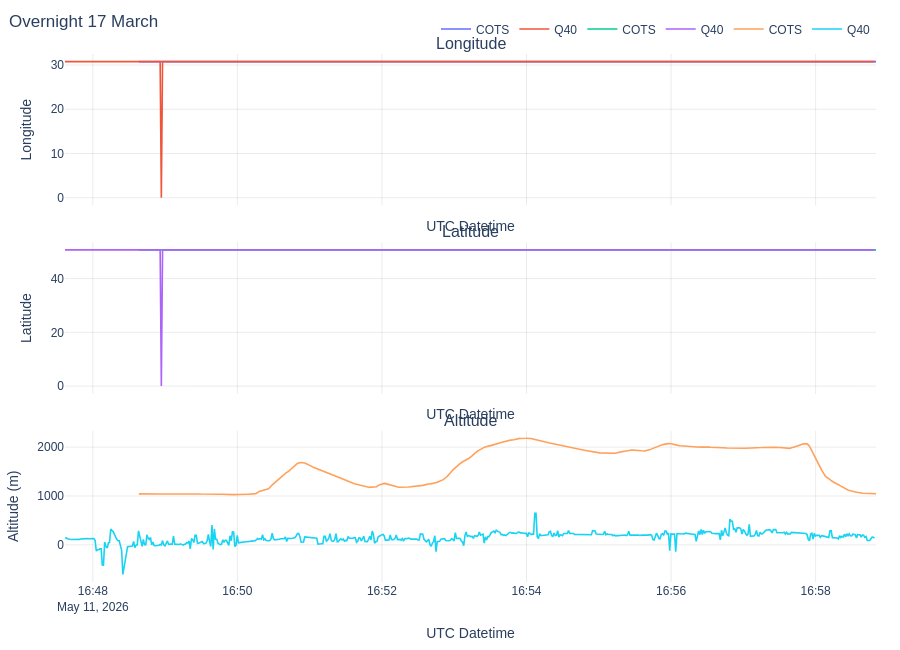

The code cell stored with this chart in its notebook:
### Code cell
#plotting the data
fig = make_subplots(
    rows=3,
    cols=1,
    shared_xaxes=True,
    vertical_spacing=0.07,
    subplot_titles=("Longitude", "Latitude", "Altitude"),
)

fig.add_trace(line_trace(df_m10, "ts", "lon", "COTS"), row=1, col=1)
fig.add_trace(line_trace(df_q40, "ts", "lon", "Q40"), row=1, col=1)

fig.add_trace(line_trace(df_m10, "ts", "lat", "COTS"), row=2, col=1)
fig.add_trace(line_trace(df_q40, "ts", "lat", "Q40"), row=2, col=1)

fig.add_trace(line_trace(df_m10, "ts", "hMSL", "COTS"), row=3, col=1)
fig.add_trace(line_trace(df_q40, "ts", "alt", "Q40"), row=3, col=1)

fig.update_yaxes(title_text="Longitude", row=1, col=1)
fig.update_yaxes(title_text="Latitude", row=2, col=1)
fig.update_yaxes(title_text="Altitude (m)", row=3, col=1)

style_plot(fig, "Overnight 17 March", height=650)
fig.show(config=plot_config)

### Figure 1 — Plotly figure (JSON) as saved in the notebook; plotly's stock layout.template omitted (floating-point values rounded to 4 significant figures; data arrays with more than 128 entries replaced by an {"elided": "..."} marker saying what was removed)
{"data": [{"hovertemplate": "%{fullData.name}<br>x: %{x|%Y-%m-%d %H:%M:%S}<br>y: %{y:.8g}<extra></extra>", "line": {"width": 1.6}, "mode": "lines", "name": "COTS", "type": "scatter", "x": {"elided": "6097 str values"}, "xaxis": "x", "y": {"elided": "6097 float values"}, "yaxis": "y"}, {"hovertemplate": "%{fullData.name}<br>x: %{x|%Y-%m-%d %H:%M:%S}<br>y: %{y:.8g}<extra></extra>", "line": {"width": 1.6}, "mode": "lines", "name": "Q40", "type": "scatter", "x": {"elided": "669 str values"}, "xaxis": "x", "y": {"elided": "669 float values"}, "yaxis": "y"}, {"hovertemplate": "%{fullData.name}<br>x: %{x|%Y-%m-%d %H:%M:%S}<br>y: %{y:.8g}<extra></extra>", "line": {"width": 1.6}, "mode": "lines", "name": "COTS", "type": "scatter", "x": {"elided": "6097 str values"}, "xaxis": "x2", "y": {"elided": "6097 float values"}, "yaxis": "y2"}, {"hovertemplate": "%{fullData.name}<br>x: %{x|%Y-%m-%d %H:%M:%S}<br>y: %{y:.8g}<extra></extra>", "line": {"width": 1.6}, "mode": "lines", "name": "Q40", "type": "scatter", "x": {"elided": "669 str values"}, "xaxis": "x2", "y": {"elided": "669 float values"}, "yaxis": "y2"}, {"hovertemplate": "%{fullData.name}<br>x: %{x|%Y-%m-%d %H:%M:%S}<br>y: %{y:.8g}<extra></extra>", "line": {"width": 1.6}, "mode": "lines", "name": "COTS", "type": "scatter", "x": {"elided": "6097 str values"}, "xaxis": "x3", "y": {"elided": "6097 float values"}, "yaxis": "y3"}, {"hovertemplate": "%{fullData.name}<br>x: %{x|%Y-%m-%d %H:%M:%S}<br>y: %{y:.8g}<extra></extra>", "line": {"width": 1.6}, "mode": "lines", "name": "Q40", "type": "scatter", "x": {"elided": "669 str values"}, "xaxis": "x3", "y": {"elided": "669 float values"}, "yaxis": "y3"}], "layout": {"annotations": [{"font": {"size": 16}, "showarrow": false, "text": "Longitude", "x": 0.5, "xanchor": "center", "xref": "paper", "y": 1, "yanchor": "bottom", "yref": "paper"}, {"font": {"size": 16}, "showarrow": false, "text": "Latitude", "x": 0.5, "xanchor": "center", "xref": "paper", "y": 0.6433, "yanchor": "bottom", "yref": "paper"}, {"font": {"size": 16}, "showarrow": false, "text": "Altitude", "x": 0.5, "xanchor": "center", "xref": "paper", "y": 0.2867, "yanchor": "bottom", "yref": "paper"}], "font": {"family": "Arial, sans-serif", "size": 12}, "height": 650, "hovermode": "x unified", "legend": {"orientation": "h", "x": 1, "xanchor": "right", "y": 1.02, "yanchor": "bottom"}, "margin": {"b": 48, "l": 64, "r": 24, "t": 54}, "title": {"text": "Overnight 17 March", "x": 0.01, "xanchor": "left"}, "xaxis": {"anchor": "y", "domain": [0, 1], "gridcolor": "rgba(0,0,0,0.08)", "matches": "x3", "showgrid": true, "showspikes": true, "showticklabels": false, "spikecolor": "rgba(0,0,0,0.45)", "spikemode": "across", "spikesnap": "cursor", "spikethickness": 1, "title": {"text": "UTC Datetime"}}, "xaxis2": {"anchor": "y2", "domain": [0, 1], "gridcolor": "rgba(0,0,0,0.08)", "matches": "x3", "showgrid": true, "showspikes": true, "showticklabels": false, "spikecolor": "rgba(0,0,0,0.45)", "spikemode": "across", "spikesnap": "cursor", "spikethickness": 1, "title": {"text": "UTC Datetime"}}, "xaxis3": {"anchor": "y3", "domain": [0, 1], "gridcolor": "rgba(0,0,0,0.08)", "showgrid": true, "showspikes": true, "spikecolor": "rgba(0,0,0,0.45)", "spikemode": "across", "spikesnap": "cursor", "spikethickness": 1, "title": {"text": "UTC Datetime"}}, "yaxis": {"anchor": "x", "domain": [0.7133, 1], "gridcolor": "rgba(0,0,0,0.08)", "showgrid": true, "showspikes": true, "spikecolor": "rgba(0,0,0,0.45)", "spikemode": "across", "spikesnap": "cursor", "spikethickness": 1, "title": {"text": "Longitude"}, "zeroline": false}, "yaxis2": {"anchor": "x2", "domain": [0.3567, 0.6433], "gridcolor": "rgba(0,0,0,0.08)", "showgrid": true, "showspikes": true, "spikecolor": "rgba(0,0,0,0.45)", "spikemode": "across", "spikesnap": "cursor", "spikethickness": 1, "title": {"text": "Latitude"}, "zeroline": false}, "yaxis3": {"anchor": "x3", "domain": [0, 0.2867], "gridcolor": "rgba(0,0,0,0.08)", "showgrid": true, "showspikes": true, "spikecolor": "rgba(0,0,0,0.45)", "spikemode": "across", "spikesnap": "cursor", "spikethickness": 1, "title": {"text": "Altitude (m)"}, "zeroline": false}}}
